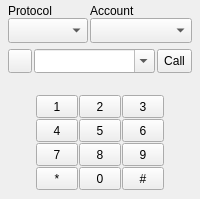
               <widget class="QFrame" name="frame">
                <property name="_" stdset="0">
                 <string>QFrame#frame {
  border: 1px solid #717fa0;
  border-top: 0px;
}</string>
                </property>
                <layout class="QVBoxLayout">
                 <property name="spacing">
                  <number>6</number>
                 </property>
                 <property name="leftMargin">
                  <number>8</number>
                 </property>
                 <property name="topMargin">
                  <number>4</number>
                 </property>
                 <property name="rightMargin">
                  <number>8</number>
                 </property>
                 <property name="bottomMargin">
                  <number>6</number>
                 </property>
                 <item>
                  <layout class="QHBoxLayout">
                   <property name="spacing">
                    <number>2</number>
                   </property>
                   <item>
                    <widget class="QFrame" name="frame_call_protocol">
                     <property name="sizePolicy">
                      <sizepolicy hsizetype="Fixed" vsizetype="Minimum">
                       <horstretch>0</horstretch>
                       <verstretch>0</verstretch>
                      </sizepolicy>
                     </property>
                     <property name="minimumSize">
                      <size>
                       <width>80</width>
                       <height>16</height>
                      </size>
                     </property>
                     <property name="maximumSize">
                      <size>
                       <width>80</width>
                       <height>16777215</height>
                      </size>
                     </property>
                     <layout class="QVBoxLayout">
                      <property name="spacing">
                       <number>0</number>
                      </property>
                      <property name="margin">
                       <number>0</number>
                      </property>
                      <item>
                       <widget class="QLabel" name="protocolLabel">
                        <property name="sizePolicy">
                         <sizepolicy hsizetype="Fixed" vsizetype="Preferred">
                          <horstretch>0</horstretch>
                          <verstretch>0</verstretch>
                         </sizepolicy>
                        </property>
                        <property name="minimumSize">
                         <size>
                          <width>80</width>
                          <height>0</height>
                         </size>
                        </property>
                        <property name="maximumSize">
                         <size>
                          <width>80</width>
                          <height>16777215</height>
                         </size>
                        </property>
                        <property name="text">
                         <string>Protocol</string>
                        </property>
                       </widget>
                      </item>
                      <item>
                       <widget class="QComboBox" name="protocol">
                        <property name="sizePolicy">
                         <sizepolicy hsizetype="Fixed" vsizetype="Fixed">
                          <horstretch>0</horstretch>
                          <verstretch>0</verstretch>
                         </sizepolicy>
                        </property>
                        <property name="minimumSize">
                         <size>
                          <width>80</width>
                          <height>25</height>
                         </size>
                        </property>
                        <property name="maximumSize">
                         <size>
                          <width>80</width>
                          <height>25</height>
                         </size>
                        </property>
                        <property name="toolTip">
                         <string>VoIP protocol used to make a direct call</string>
                        </property>
                       </widget>
                      </item>
                     </layout>
                    </widget>
                   </item>
                   <item>
                    <widget class="QFrame" name="frame_call_account">
                     <property name="sizePolicy">
                      <sizepolicy hsizetype="Expanding" vsizetype="Minimum">
                       <horstretch>0</horstretch>
                       <verstretch>0</verstretch>
                      </sizepolicy>
                     </property>
                     <layout class="QVBoxLayout">
                      <property name="spacing">
                       <number>0</number>
                      </property>
                      <property name="margin">
                       <number>0</number>
                      </property>
                      <item>
                       <widget class="QLabel" name="accountLabel">
                        <property name="sizePolicy">
                         <sizepolicy hsizetype="Expanding" vsizetype="Preferred">
                          <horstretch>0</horstretch>
                          <verstretch>0</verstretch>
                         </sizepolicy>
                        </property>
                        <property name="text">
                         <string>Account</string>
                        </property>
                       </widget>
                      </item>
                      <item>
                       <widget class="QComboBox" name="account">
                        <property name="sizePolicy">
                         <sizepolicy hsizetype="Expanding" vsizetype="Fixed">
                          <horstretch>0</horstretch>
                          <verstretch>0</verstretch>
                         </sizepolicy>
                        </property>
                        <property name="minimumSize">
                         <size>
                          <width>0</width>
                          <height>25</height>
                         </size>
                        </property>
                        <property name="maximumSize">
                         <size>
                          <width>16777215</width>
                          <height>25</height>
                         </size>
                        </property>
                        <property name="toolTip">
                         <string>Account used to call through a server</string>
                        </property>
                       </widget>
                      </item>
                     </layout>
                    </widget>
                   </item>
                  </layout>
                 </item>
                 <item>
                  <layout class="QVBoxLayout">
                   <property name="spacing">
                    <number>0</number>
                   </property>
                   <item>
                    <layout class="QHBoxLayout">
                     <property name="spacing">
                      <number>2</number>
                     </property>
                     <property name="margin">
                      <number>0</number>
                     </property>
                     <item>
                      <widget class="QToolButton" name="display_keypad">
                       <property name="minimumSize">
                        <size>
                         <width>24</width>
                         <height>24</height>
                        </size>
                       </property>
                       <property name="maximumSize">
                        <size>
                         <width>24</width>
                         <height>24</height>
                        </size>
                       </property>
                       <property name="toolTip">
                        <string>Show or hide the keypad</string>
                       </property>
                       <property name="icon">
                        <iconset>
                         <normaloff>dialpad_20.png</normaloff>dialpad_20.png</iconset>
                       </property>
                       <property name="iconSize">
                        <size>
                         <width>20</width>
                         <height>20</height>
                        </size>
                       </property>
                       <property name="checkable">
                        <bool>true</bool>
                       </property>
                       <property name="_yate_normal_icon" stdset="0">
                        <string>dialpad_20.png</string>
                       </property>
                       <property name="_yate_hover_icon" stdset="0">
                        <string>dialpad_20_hover.png</string>
                       </property>
                       <property name="_yate_pressed_icon" stdset="0">
                        <string>dialpad_20_pressed.png</string>
                       </property>
                      </widget>
                     </item>
                     <item>
                      <widget class="QFrame" name="frame_5">
                       <property name="sizePolicy">
                        <sizepolicy hsizetype="Expanding" vsizetype="Fixed">
                         <horstretch>0</horstretch>
                         <verstretch>0</verstretch>
                        </sizepolicy>
                       </property>
                       <property name="minimumSize">
                        <size>
                         <width>16</width>
                         <height>24</height>
                        </size>
                       </property>
                       <property name="maximumSize">
                        <size>
                         <width>16777215</width>
                         <height>24</height>
                        </size>
                       </property>
                       <layout class="QHBoxLayout">
                        <property name="margin">
                         <number>0</number>
                        </property>
                        <item>
                         <widget class="QComboBox" name="callto">
                          <property name="sizePolicy">
                           <sizepolicy hsizetype="Expanding" vsizetype="Fixed">
                            <horstretch>0</horstretch>
                            <verstretch>0</verstretch>
                           </sizepolicy>
                          </property>
                          <property name="minimumSize">
                           <size>
                            <width>0</width>
                            <height>24</height>
                           </size>
                          </property>
                          <property name="maximumSize">
                           <size>
                            <width>16777215</width>
                            <height>24</height>
                           </size>
                          </property>
                          <property name="focusPolicy">
                           <enum>Qt::WheelFocus</enum>
                          </property>
                          <property name="acceptDrops">
                           <bool>true</bool>
                          </property>
                          <property name="editable">
                           <bool>true</bool>
                          </property>
                          <property name="maxCount">
                           <number>20</number>
                          </property>
                          <property name="dynamicActionEnter" stdset="0">
                           <string>call</string>
                          </property>
                          <property name="dynamicActionReturn" stdset="0">
                           <string>call</string>
                          </property>
                          <property name="_yate_filterevents" stdset="0">
                           <bool>true</bool>
                          </property>
                          <property name="dynamicActionReturnFilter" stdset="0">
                           <bool>true</bool>
                          </property>
                          <property name="dynamicActionEnterFilter" stdset="0">
                           <bool>true</bool>
                          </property>
                          <property name="_yate_textchangednotify" stdset="0">
                           <bool>true</bool>
                          </property>
                         </widget>
                        </item>
                       </layout>
                      </widget>
                     </item>
                     <item>
                      <widget class="QToolButton" name="call">
                       <property name="sizePolicy">
                        <sizepolicy hsizetype="Minimum" vsizetype="Fixed">
                         <horstretch>0</horstretch>
                         <verstretch>0</verstretch>
                        </sizepolicy>
                       </property>
                       <property name="minimumSize">
                        <size>
                         <width>0</width>
                         <height>24</height>
                        </size>
                       </property>
                       <property name="maximumSize">
                        <size>
                         <width>16777215</width>
                         <height>24</height>
                        </size>
                       </property>
                       <property name="toolTip">
                        <string>Make a new call</string>
                       </property>
                       <property name="text">
                        <string>Call</string>
                       </property>
                       <property name="icon">
                        <iconset>
                         <normaloff>call.png</normaloff>call.png</iconset>
                       </property>
                       <property name="iconSize">
                        <size>
                         <width>20</width>
                         <height>20</height>
                        </size>
                       </property>
                       <property name="toolButtonStyle">
                        <enum>Qt::ToolButtonTextBesideIcon</enum>
                       </property>
                       <property name="_yate_hover_icon" stdset="0">
                        <string>call_hover.png</string>
                       </property>
                       <property name="_yate_normal_icon" stdset="0">
                        <string>call.png</string>
                       </property>
                       <property name="_yate_pressed_icon" stdset="0">
                        <string>call_pressed.png</string>
                       </property>
                      </widget>
                     </item>
                    </layout>
                   </item>
                   <item>
                    <widget class="QLabel" name="callto_hint">
                     <property name="sizePolicy">
                      <sizepolicy hsizetype="Expanding" vsizetype="Fixed">
                       <horstretch>0</horstretch>
                       <verstretch>0</verstretch>
                      </sizepolicy>
                     </property>
                     <property name="text">
                      <string/>
                     </property>
                     <property name="_" stdset="0">
                      <string>font-size: 10px;</string>
                     </property>
                    </widget>
                   </item>
                  </layout>
                 </item>
                 <item>
                  <widget class="QFrame" name="keypad">
                   <property name="sizePolicy">
                    <sizepolicy hsizetype="Preferred" vsizetype="Fixed">
                     <horstretch>0</horstretch>
                     <verstretch>0</verstretch>
                    </sizepolicy>
                   </property>
                   <property name="minimumSize">
                    <size>
                     <width>0</width>
                     <height>100</height>
                    </size>
                   </property>
                   <property name="maximumSize">
                    <size>
                     <width>16777215</width>
                     <height>100</height>
                    </size>
                   </property>
                   <layout class="QHBoxLayout">
                    <property name="topMargin">
                     <number>2</number>
                    </property>
                    <property name="bottomMargin">
                     <number>2</number>
                    </property>
                    <item>
                     <layout class="QGridLayout">
                      <property name="spacing">
                       <number>1</number>
                      </property>
                      <item row="0" column="0">
                       <widget class="QToolButton" name="digit_1">
                        <property name="minimumSize">
                         <size>
                          <width>42</width>
                          <height>23</height>
                         </size>
                        </property>
                        <property name="maximumSize">
                         <size>
                          <width>42</width>
                          <height>23</height>
                         </size>
                        </property>
                        <property name="text">
                         <string>1</string>
                        </property>
                        <property name="_" stdset="0">
                         <string>QToolButton {border: 0px; image:url(digit1.png);}
QToolButton::hover {image:url(digit1_hover.png);}
QToolButton::hover:pressed {image:url(digit1_pressed.png);}
QToolButton:pressed {image:url(digit1.png);}
QToolButton:!enabled {image:url(digit1.png);}
</string>
                        </property>
                        <property name="_yate_identity" stdset="0">
                         <string>digit:1</string>
                        </property>
                       </widget>
                      </item>
                      <item row="0" column="1">
                       <widget class="QToolButton" name="digit_2">
                        <property name="minimumSize">
                         <size>
                          <width>42</width>
                          <height>23</height>
                         </size>
                        </property>
                        <property name="maximumSize">
                         <size>
                          <width>42</width>
                          <height>23</height>
                         </size>
                        </property>
                        <property name="text">
                         <string>2</string>
                        </property>
                        <property name="_" stdset="0">
                         <string>QToolButton {border: 0px; image:url(digit2.png);}
QToolButton::hover {image:url(digit2_hover.png);}
QToolButton::hover:pressed {image:url(digit2_pressed.png);}
QToolButton:pressed {image:url(digit2.png);}
QToolButton:!enabled {image:url(digit2.png);}
</string>
                        </property>
                        <property name="_yate_identity" stdset="0">
                         <string>digit:2</string>
                        </property>
                       </widget>
                      </item>
                      <item row="0" column="2">
                       <widget class="QToolButton" name="digit_3">
                        <property name="minimumSize">
                         <size>
                          <width>42</width>
                          <height>23</height>
                         </size>
                        </property>
                        <property name="maximumSize">
                         <size>
                          <width>42</width>
                          <height>23</height>
                         </size>
                        </property>
                        <property name="text">
                         <string>3</string>
                        </property>
                        <property name="_" stdset="0">
                         <string>QToolButton {border: 0px; image:url(digit3.png);}
QToolButton::hover {image:url(digit3_hover.png);}
QToolButton::hover:pressed {image:url(digit3_pressed.png);}
QToolButton:pressed {image:url(digit3.png);}
QToolButton:!enabled {image:url(digit3.png);}
</string>
                        </property>
                        <property name="_yate_identity" stdset="0">
                         <string>digit:3</string>
                        </property>
                       </widget>
                      </item>
                      <item row="1" column="0">
                       <widget class="QToolButton" name="digit_4">
                        <property name="minimumSize">
                         <size>
                          <width>42</width>
                          <height>23</height>
                         </size>
                        </property>
                        <property name="maximumSize">
                         <size>
                          <width>42</width>
                          <height>23</height>
                         </size>
                        </property>
                        <property name="text">
                         <string>4</string>
                        </property>
                        <property name="_" stdset="0">
                         <string>QToolButton {border: 0px; image:url(digit4.png);}
QToolButton::hover {image:url(digit4_hover.png);}
QToolButton::hover:pressed {image:url(digit4_pressed.png);}
QToolButton:pressed {image:url(digit4.png);}
QToolButton:!enabled {image:url(digit4.png);}
</string>
                        </property>
                        <property name="_yate_identity" stdset="0">
                         <string>digit:4</string>
                        </property>
                       </widget>
                      </item>
                      <item row="1" column="1">
                       <widget class="QToolButton" name="digit_5">
                        <property name="minimumSize">
                         <size>
                          <width>42</width>
                          <height>23</height>
                         </size>
                        </property>
                        <property name="maximumSize">
                         <size>
                          <width>42</width>
                          <height>23</height>
                         </size>
                        </property>
                        <property name="text">
                         <string>5</string>
                        </property>
                        <property name="_" stdset="0">
                         <string>QToolButton {border: 0px; image:url(digit5.png);}
QToolButton::hover {image:url(digit5_hover.png);}
QToolButton::hover:pressed {image:url(digit5_pressed.png);}
QToolButton:pressed {image:url(digit5.png);}
QToolButton:!enabled {image:url(digit5.png);}
</string>
                        </property>
                        <property name="_yate_identity" stdset="0">
                         <string>digit:5</string>
                        </property>
                       </widget>
                      </item>
                      <item row="1" column="2">
                       <widget class="QToolButton" name="digit_6">
                        <property name="minimumSize">
                         <size>
                          <width>42</width>
                          <height>23</height>
                         </size>
                        </property>
                        <property name="maximumSize">
                         <size>
                          <width>42</width>
                          <height>23</height>
                         </size>
                        </property>
                        <property name="text">
                         <string>6</string>
                        </property>
                        <property name="_" stdset="0">
                         <string>QToolButton {border: 0px; image:url(digit6.png);}
QToolButton::hover {image:url(digit6_hover.png);}
QToolButton::hover:pressed {image:url(digit6_pressed.png);}
QToolButton:pressed {image:url(digit6.png);}
QToolButton:!enabled {image:url(digit6.png);}
</string>
                        </property>
                        <property name="_yate_identity" stdset="0">
                         <string>digit:6</string>
                        </property>
                       </widget>
                      </item>
                      <item row="2" column="0">
                       <widget class="QToolButton" name="digit_7">
                        <property name="minimumSize">
                         <size>
                          <width>42</width>
                          <height>23</height>
                         </size>
                        </property>
                        <property name="maximumSize">
                         <size>
                          <width>42</width>
                          <height>23</height>
                         </size>
                        </property>
                        <property name="text">
                         <string>7</string>
                        </property>
                        <property name="_" stdset="0">
                         <string>QToolButton {border: 0px; image:url(digit7.png);}
QToolButton::hover {image:url(digit7_hover.png);}
QToolButton::hover:pressed {image:url(digit7_pressed.png);}
QToolButton:pressed {image:url(digit7.png);}
QToolButton:!enabled {image:url(digit7.png);}
</string>
                        </property>
                        <property name="_yate_identity" stdset="0">
                         <string>digit:7</string>
                        </property>
                       </widget>
                      </item>
                      <item row="2" column="1">
                       <widget class="QToolButton" name="digit_8">
                        <property name="minimumSize">
                         <size>
                          <width>42</width>
                          <height>23</height>
                         </size>
                        </property>
                        <property name="maximumSize">
                         <size>
                          <width>42</width>
                          <height>23</height>
                         </size>
                        </property>
                        <property name="text">
                         <string>8</string>
                        </property>
                        <property name="_" stdset="0">
                         <string>QToolButton {border: 0px; image:url(digit8.png);}
QToolButton::hover {image:url(digit8_hover.png);}
QToolButton::hover:pressed {image:url(digit8_pressed.png);}
QToolButton:pressed {image:url(digit8.png);}
QToolButton:!enabled {image:url(digit8.png);}
</string>
                        </property>
                        <property name="_yate_identity" stdset="0">
                         <string>digit:8</string>
                        </property>
                       </widget>
                      </item>
                      <item row="2" column="2">
                       <widget class="QToolButton" name="digit_9">
                        <property name="minimumSize">
                         <size>
                          <width>42</width>
                          <height>23</height>
                         </size>
                        </property>
                        <property name="maximumSize">
                         <size>
                          <width>42</width>
                          <height>23</height>
                         </size>
                        </property>
                        <property name="text">
                         <string>9</string>
                        </property>
                        <property name="_" stdset="0">
                         <string>QToolButton {border: 0px; image:url(digit9.png);}
QToolButton::hover {image:url(digit9_hover.png);}
QToolButton::hover:pressed {image:url(digit9_pressed.png);}
QToolButton:pressed {image:url(digit9.png);}
QToolButton:!enabled {image:url(digit9.png);}
</string>
                        </property>
                        <property name="_yate_identity" stdset="0">
                         <string>digit:9</string>
                        </property>
                       </widget>
                      </item>
                      <item row="3" column="0">
                       <widget class="QToolButton" name="digit_star">
                        <property name="minimumSize">
                         <size>
                          <width>42</width>
                          <height>23</height>
                         </size>
                        </property>
                        <property name="maximumSize">
                         <size>
                          <width>42</width>
                          <height>23</height>
                         </size>
                        </property>
                        <property name="text">
                         <string>*</string>
                        </property>
                        <property name="_" stdset="0">
                         <string>QToolButton {border: 0px; image:url(digitstar.png);}
QToolButton::hover {image:url(digitstar_hover.png);}
QToolButton::hover:pressed {image:url(digitstar_pressed.png);}
QToolButton:pressed {image:url(digitstar.png);}
QToolButton:!enabled {image:url(digitstar.png);}
</string>
                        </property>
                        <property name="_yate_identity" stdset="0">
                         <string>digit:*</string>
                        </property>
                       </widget>
                      </item>
                      <item row="3" column="1">
                       <widget class="QToolButton" name="digit_0">
                        <property name="minimumSize">
                         <size>
                          <width>42</width>
                          <height>23</height>
                         </size>
                        </property>
                        <property name="maximumSize">
                         <size>
                          <width>42</width>
                          <height>23</height>
                         </size>
                        </property>
                        <property name="text">
                         <string>0</string>
                        </property>
                        <property name="_" stdset="0">
                         <string>QToolButton {border: 0px; image:url(digit0.png);}
QToolButton::hover {image:url(digit0_hover.png);}
QToolButton::hover:pressed {image:url(digit0_pressed.png);}
QToolButton:pressed {image:url(digit0.png);}
QToolButton:!enabled {image:url(digit0.png);}
</string>
                        </property>
                        <property name="_yate_identity" stdset="0">
                         <string>digit:0</string>
                        </property>
                       </widget>
                      </item>
                      <item row="3" column="2">
                       <widget class="QToolButton" name="digit_pound">
                        <property name="minimumSize">
                         <size>
                          <width>42</width>
                          <height>23</height>
                         </size>
                        </property>
                        <property name="maximumSize">
                         <size>
                          <width>42</width>
                          <height>23</height>
                         </size>
                        </property>
                        <property name="text">
                         <string>#</string>
                        </property>
                        <property name="_" stdset="0">
                         <string>QToolButton {border: 0px; image:url(digitpound.png);}
QToolButton::hover {image:url(digitpound_hover.png);}
QToolButton::hover:pressed {image:url(digitpound_pressed.png);}
QToolButton:pressed {image:url(digitpound.png);}
QToolButton:!enabled {image:url(digitpound.png);}
</string>
                        </property>
                        <property name="_yate_identity" stdset="0">
                         <string>digit:#</string>
                        </property>
                       </widget>
                      </item>
                     </layout>
                    </item>
                   </layout>
                  </widget>
                 </item>
                </layout>
               </widget>
